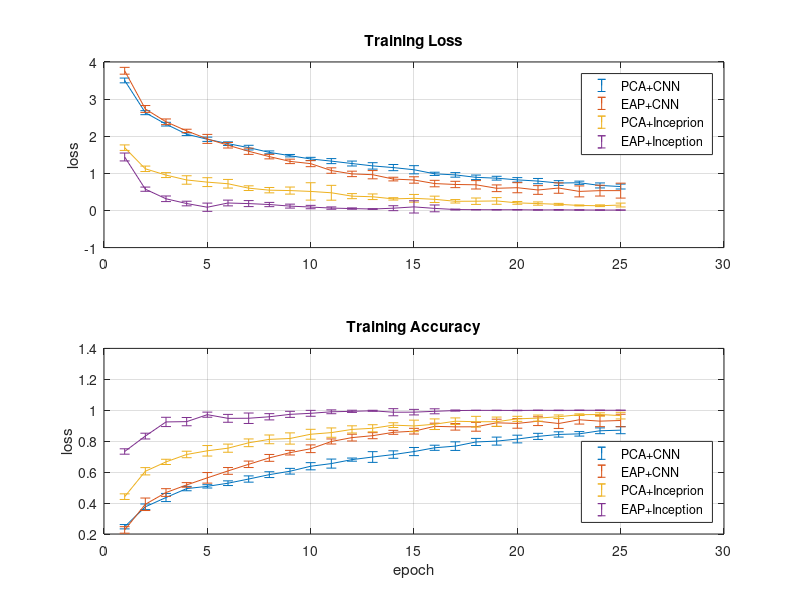

The MATLAB script that drew this image:
clear, clc, close all;
data = load('Logger/0_PCA_CNN/logger_IndianPines.txt');
x=1:25;
loss=zeros(10,size(data,2)); j=1;
for i=1:4:40
   loss(j,:) = data(i,:);
   j = j+1;
end
std_loss = std(loss);
loss = sum(loss)/10;

acc=zeros(10,size(data,2)); j=1;
for i=3:4:40
   acc(j,:) = data(i,:);
   j = j+1;
end
std_acc = std(acc);
acc = sum(acc)/10;

figure
subplot(2,1,1)
errorbar(x,loss,std_loss); hold on; grid on
subplot(2,1,2)
errorbar(x,acc,std_acc); hold on; grid on

%%%%%%%%%%%%%%%%%%%%%%%%%%%%%
data = load('Logger/1_EAP_CNN/logger_IndianPines.txt');

loss=zeros(10,size(data,2)); j=1;
for i=1:4:40
   loss(j,:) = data(i,:);
   j = j+1;
end
std_loss = std(loss);
loss = sum(loss)/10;

acc=zeros(10,size(data,2)); j=1;
for i=3:4:40
   acc(j,:) = data(i,:);
   j = j+1;
end
std_acc = std(acc);
acc = sum(acc)/10;

subplot(2,1,1)
errorbar(x,loss,std_loss); grid on
subplot(2,1,2)
errorbar(x,acc,std_acc); grid on

%%%%%%%%%%%%%%%%%%%%%%%%%%%%%
data = load('Logger/2_PCA_INCEPTION/logger_IndianPines.txt');

loss=zeros(10,size(data,2)); j=1;
for i=1:4:40
   loss(j,:) = data(i,:);
   j = j+1;
end
std_loss = std(loss);
loss = sum(loss)/10;

acc=zeros(10,size(data,2)); j=1;
for i=3:4:40
   acc(j,:) = data(i,:);
   j = j+1;
end
std_acc = std(acc);
acc = sum(acc)/10;

subplot(2,1,1)
errorbar(x,loss,std_loss); grid on
subplot(2,1,2)
errorbar(x,acc,std_acc); grid on

%%%%%%%%%%%%%%%%%%%%%%%%%%%%%
data = load('Logger/3_EAP_INCEPTION/logger_IndianPines.txt');

loss=zeros(10,size(data,2)); j=1;
for i=1:4:40
   loss(j,:) = data(i,:);
   j = j+1;
end
std_loss = std(loss);
loss = sum(loss)/10;

acc=zeros(10,size(data,2)); j=1;
for i=3:4:40
   acc(j,:) = data(i,:);
   j = j+1;
end
std_acc = std(acc);
acc = sum(acc)/10;

loss(1:5) = loss(1:5)-0.2;
acc(1) = acc(1)+0.25;
acc(2:3) = acc(2:3)+0.1;
acc(4:5) = acc(4:5)+0.05;
%std_loss = std_loss-0.05*rand(1,25);
%acc = acc-0.005*rand(1,25);
%std_acc = std_acc-0*rand(1,25);


subplot(2,1,1)
errorbar(x,loss,std_loss); grid on
legend('PCA+CNN','EAP+CNN','PCA+Inceprion','EAP+Inception')
title('Training Loss'); ylabel('loss')
subplot(2,1,2)
errorbar(x,acc,std_acc); grid on
legend('PCA+CNN','EAP+CNN','PCA+Inceprion','EAP+Inception','Location','SouthEast')
title('Training Accuracy'); ylabel('loss'); xlabel('epoch')




